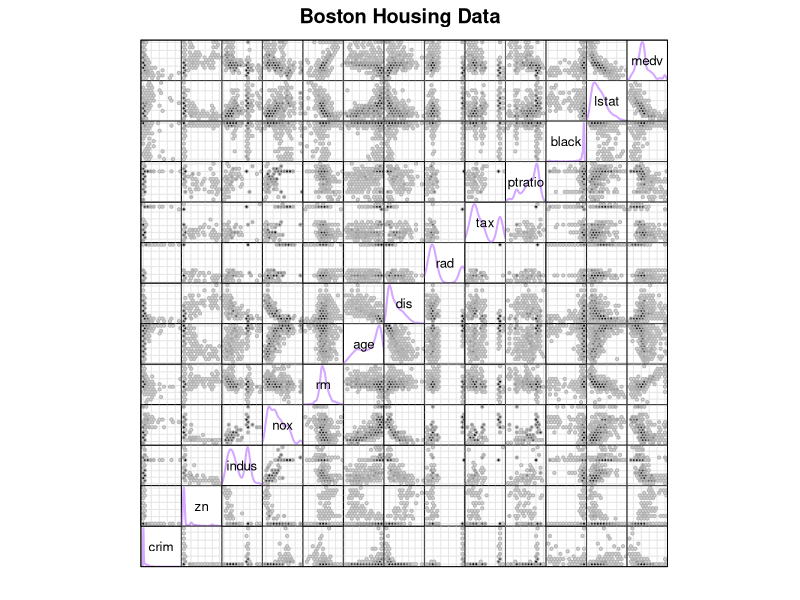
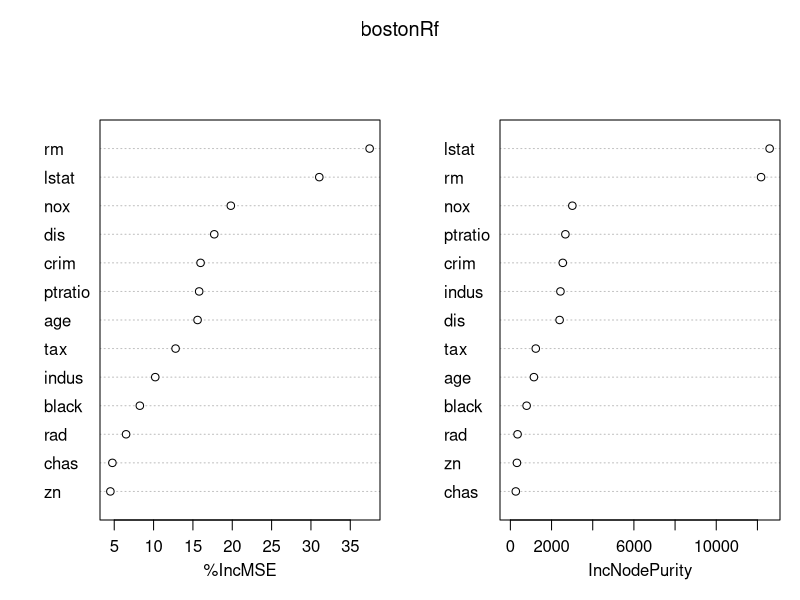
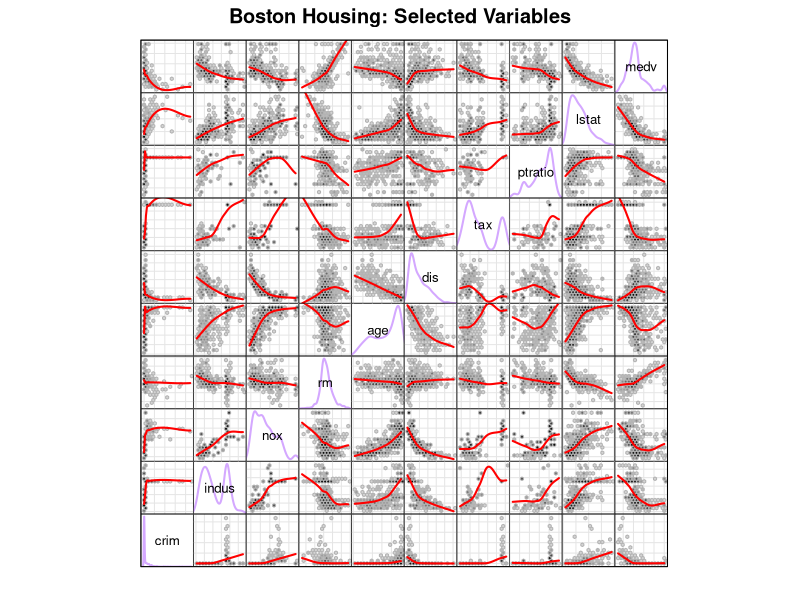
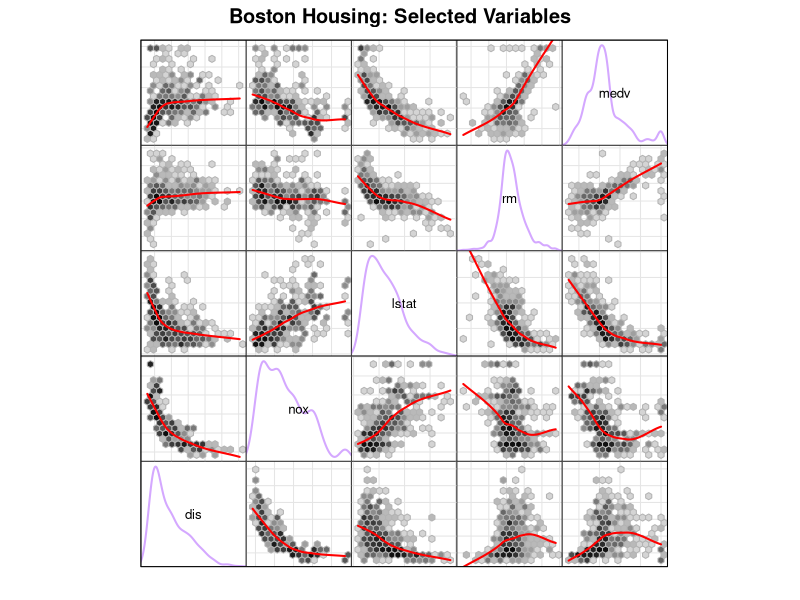
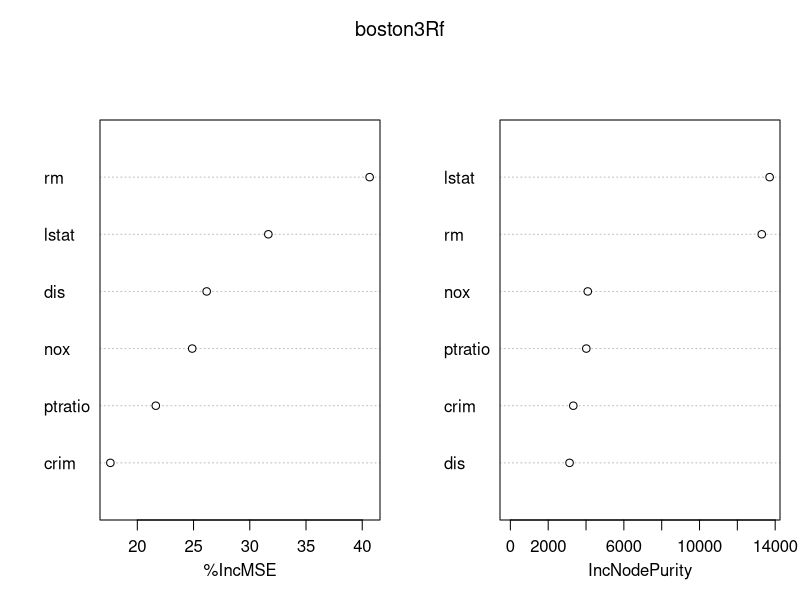
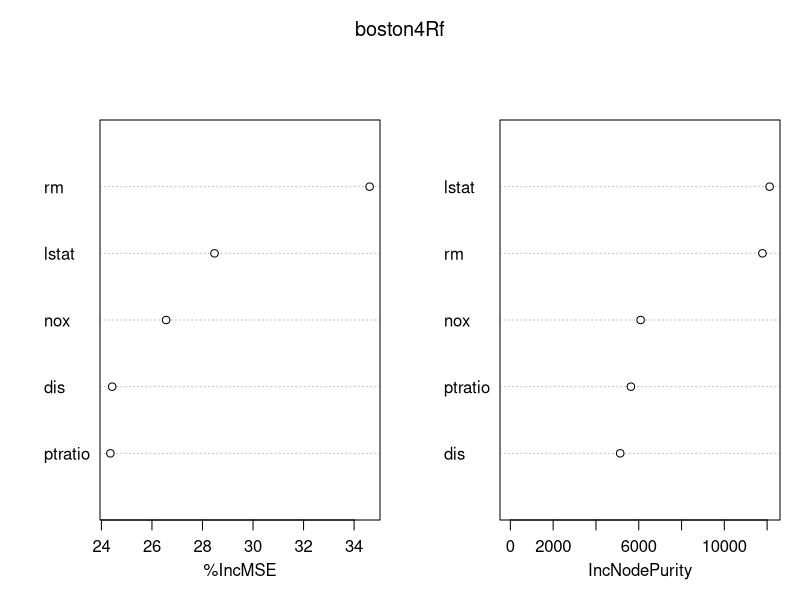
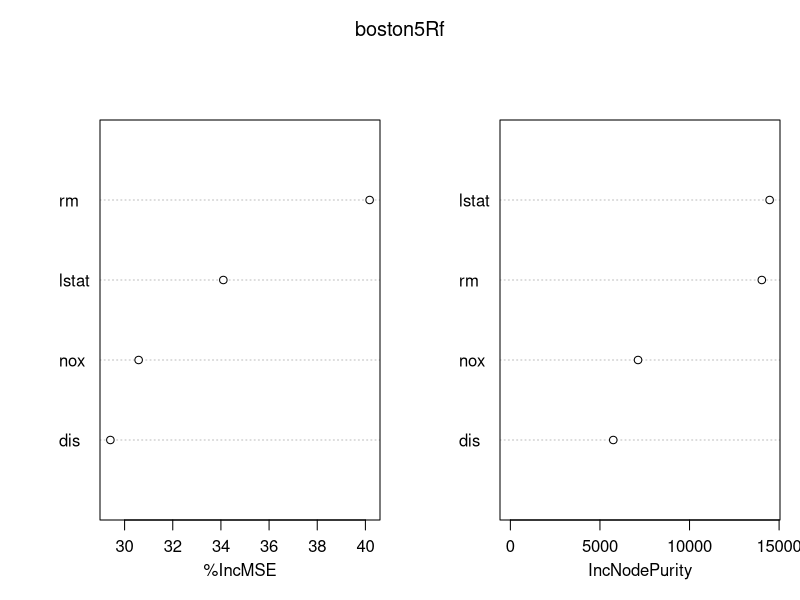
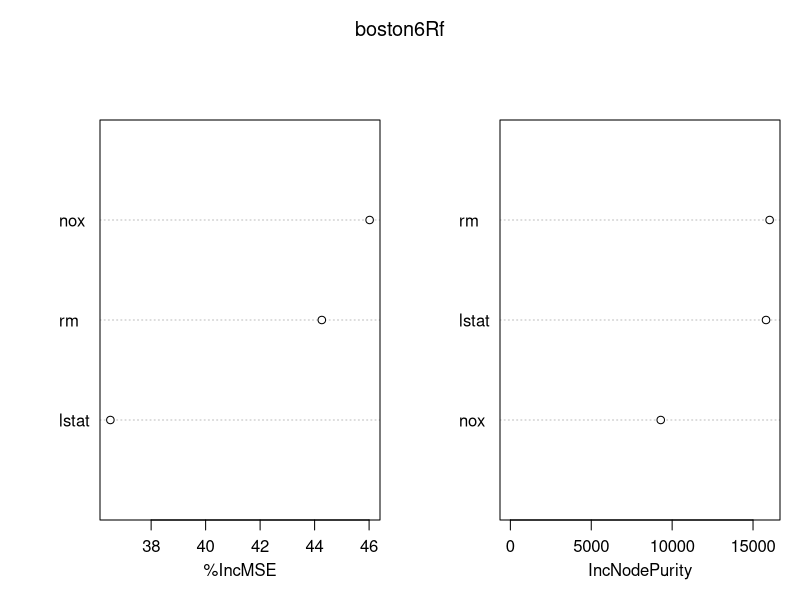

These charts were generated, in order, by the following R code:
## ---- chunk 1
library(MASS) # Boston Housing Data
library(randomForest)
library(lattice)
library(hexbin)
 
## ---- chunk 2
#Run Documentation
?Boston
summary(Boston)

# Table view
## There are interactive table views # that can do a lot more
View(Boston)

# Scatterplot matrix view show binned density 

## Splom plotting function - Loess commented out below.  Inadequate domain variable issues. 
##  Hexbin modifed to 12 xbins and trans power set to 1. 
 
offDiag <- function(x,y,...){
    panel.grid(h=-1,v=-1,...)
    panel.hexbinplot(x,y,xbins=12,...,border=gray(.7),
       trans=function(x)x^1)
#   panel.loess(x , y, ..., lwd=2,col='purple')
  }

onDiag <- 
function(x, ...){
    yrng <- current.panel.limits()$ylim
    d <- density(x, na.rm=TRUE)
    d$y <- with(d, yrng[1] + 0.95 * diff(yrng) * y / max(y) )
    panel.lines(d,col=rgb(.83,.66,1),lwd=2)
    diag.panel.splom(x, ...)
 }

windows(width=9,height=9) 
splom(Boston[,-4],
  xlab='',main="Boston Housing Data",
  pscale=0, varname.cex=0.8,axis.text.cex=0.6,
  axis.text.col="red",axis.text.font=2,
  axis.line.tck=.5,
  panel=offDiag,
  diag.panel = onDiag
)

## ---- chunk 3
#Specification using column numbers

varNum <- function(x){
  num <- 1:ncol(x)
  names(num) <- names(x)
  return(num)
}

varNum(Boston)
names(Boston[14])

set.seed(137)
bostonRf0 <- randomForest(x=Boston[,-14],y=Boston[,14],
 data=Boston)
bostonRf0  # Model summary

# Specification using a model formula and using additional arguments

set.seed(137)
bostonRf <- randomForest(medv~., data=Boston,
  importance=TRUE, proximity=TRUE )
bostonRf
## ---- chunk 4
varImpPlot(bostonRf)
## ---- chunk 5
#Remove four lowest important variables
varNum(Boston)
Boston2 <- Boston[,-c(2,4,9,12)]

# hexbin modified to 15 xbins and trans power set to 0.5.  
offDiag <- function(x,y,...){
  panel.grid(h=-1,v=-1,...)
  panel.hexbinplot(x,y,xbins=15,...,border=gray(.7),
    trans=function(x)x^.5)
  panel.loess(x , y, ..., lwd=2,col='red')
}

windows(width=9,height=9) 
splom(Boston2,
  xlab='',main="Boston Housing: Selected Variables",
  pscale=0, varname.cex=0.8,axis.text.cex=0.6,
  axis.text.col="purple",axis.text.font=2,
  axis.line.tck=.5,
  panel=offDiag,
  diag.panel = onDiag
)

## ---- chunk 6
#Focus on four most important variables
windows(width=9,height=9) 
splom(Boston[,c(8,5,13,6,14)],
  xlab='',main="Boston Housing: Selected Variables",
  pscale=0, varname.cex=0.8,axis.text.cex=0.6,
  axis.text.col="purple",axis.text.font=2,
  axis.line.tck=.5,
  panel=offDiag,
  diag.panel = onDiag
)
## ---- chunk 7
set.seed(137)
Boston3 <- Boston[,c(1,5,6,8,11,13,14)]
boston3Rf <- randomForest(medv~., data=Boston3,
  importance=TRUE, proximity=TRUE )
boston3Rf
# 87.9  MSE
varImpPlot(boston3Rf)

set.seed(137)
Boston4 <- Boston[,c(5,6,8,11,13,14)]
boston4Rf <- randomForest(medv~., data=Boston4,
  importance=TRUE, proximity=TRUE )
boston4Rf
# 86.25 
varImpPlot(boston4Rf)

# Still pretty good 
set.seed(137)
Boston5 <- Boston[,c("rm","lstat","dis","nox","medv")]
boston5Rf <- randomForest(medv~., data=Boston5,
  importance=TRUE, proximity=TRUE )
boston5Rf
# 85.77
varImpPlot(boston5Rf)

# Drop in MSE
set.seed(137)
Boston6 <- Boston[,c("rm","lstat","nox","medv")]
boston6Rf <- randomForest(medv~.,data=Boston6,
  importance=TRUE, proximity=TRUE )
boston6Rf
# 84.79
varImpPlot(boston6Rf)
## ---- chunk 8
set.seed(1)
train = sample(1:nrow(Boston), nrow(Boston)/2)
bostonTrain <- 
  randomForest(medv~.,data=Boston,subset=train,
  importance=TRUE)
yhat = predict(bostonTrain,newdata=Boston[-train,])
mse <- mean(Boston$medv[-train]- yhat)^2
mse

#bostonTest=Boston[-train,"medv"] #Removed as it did not match downstream code
boston.test=Boston[-train,"medv"] #Renamed for code to function

## ---- chunk 9
set.seed(1)
bag.boston=randomForest(medv~.,data=Boston,subset=train,
  mtry=13,importance=TRUE)
bag.boston

yhat.bag = predict(bag.boston,newdata=Boston[-train,])
{plot(yhat.bag, boston.test,las=1)
abline(0,1)
title(main=paste("Boston Suburb Data",
  "Median Owner-occupied House Values $1000"))}

mse <- mean((yhat.bag-boston.test)^2)
mse

den <- mean( (boston.test-mean(boston.test))^2)
pVar <- 100*(1-mse/den)
pVar
varImpPlot(bag.boston)

## ---- chunk 10
bag.boston=randomForest(medv~.,data=Boston,subset=train,mtry=13,ntree=25)
yhat.bag = predict(bag.boston,newdata=Boston[-train,])
mean((yhat.bag-boston.test)^2)
## ---- chunk 11

set.seed(1)
rf.boston=randomForest(medv~.,data=Boston,
  subset=train,mtry=6,importance=TRUE)
rf.boston

yhat.rf = predict(rf.boston,newdata=Boston[-train,])
testMse <- mean((yhat.rf-boston.test)^2)
testMse

# percent of variance explained
den <- mean((yhat.rf-mean(boston.test))^2)
pVar <- 100*(1-testMse/den)
pVar  

importance(rf.boston)
windows()
varImpPlot(rf.boston)

#Compare with 5.1
varImpPlot(bag.boston)

## ---- chunk 12
set.seed(1)
rf.boston=randomForest(medv~.,data=Boston,
  subset=train,mtry=6,importance=TRUE, ntree=25)

# Training result
rf.boston  

# Test set result
yhat.rf = predict(rf.boston,newdata=Boston[-train,])
mean((yhat.rf-boston.test)^2)
## ---- chunk 13
#3.1 - Final Plot
windows(width=9,height=9) 
splom(Boston[,c(8,5,13,6,14)],
  xlab='',main="Boston Housing: Selected Variables",
  pscale=0, varname.cex=0.8,axis.text.cex=0.6,
  axis.text.col="purple",axis.text.font=2,
  axis.line.tck=.5,
  panel=offDiag,
  diag.panel = onDiag
)


#6.1 A- Compute % explained for test set; compare with 5.1
##6.1
set.seed(1)
rf.boston=randomForest(medv~.,data=Boston,
  subset=train,mtry=6,importance=TRUE)
rf.boston

yhat.rf = predict(rf.boston,newdata=Boston[-train,])
testMse <- mean((yhat.rf-boston.test)^2)
testMse

den <- mean((yhat.rf-mean(boston.test))^2)
pVar <- 100*(1-testMse/den)
pVar  # percent of variance explained - 85.6

##5.1
set.seed(1)
bag.boston=randomForest(medv~.,data=Boston,subset=train,
  mtry=13,importance=TRUE)
bag.boston

yhat.bag = predict(bag.boston,newdata=Boston[-train,])
mse <- mean((yhat.bag-boston.test)^2)
mse

den <- mean( (boston.test-mean(boston.test))^2)
pVar <- 100*(1-mse/den)
pVar #percent of variance explained - 86.5

##5.1 is higher, at 86.5, compared to 85.6

#6.1 B - Ordering variable in terms of importance
##6.1
varImpPlot(rf.boston)

#Compare with 5.1
varImpPlot(bag.boston)

##The top three variables (rm, lstat, dis) do not change in MSE within the two examples, however, only the top two are consistent in terms of the Node Purity (lstat, rm)

